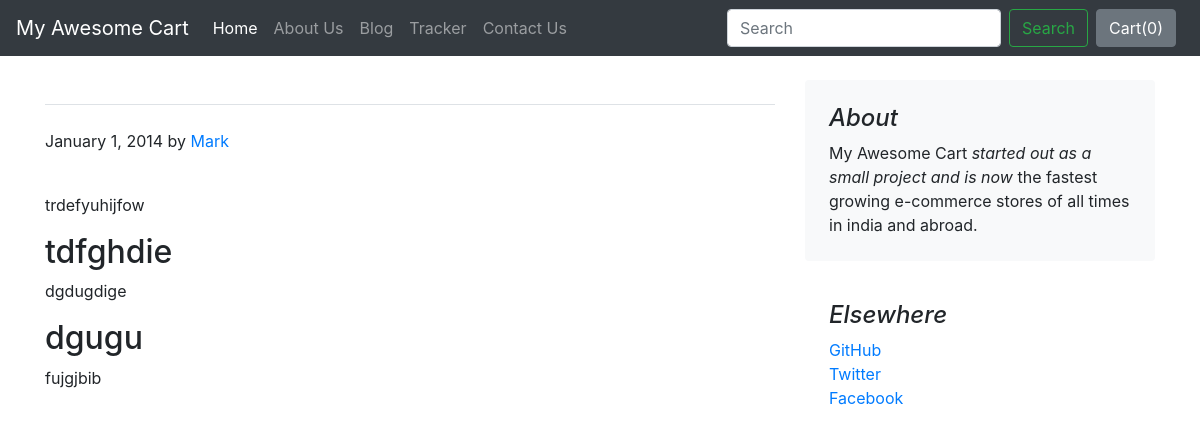
/posts/blogpost/1, run on the app's committed database.
### posts/models.py (models this page shows)
class Blogpost(models.Model):
    post_id = models.AutoField(primary_key= True)
    tilte = models.CharField(max_length=50)
    head0 = models.CharField(max_length=500, default="")
    chead0 = models.CharField(max_length=5000, default="")
    head1 = models.CharField(max_length=500, default="")
    chead1 = models.CharField(max_length=5000, default="")
    head2 = models.CharField(max_length=500, default="")
    chead2 = models.CharField(max_length=5000, default="")
    pub_date = models.DateField()
    thumbnail = models.ImageField(upload_to='shop/images', default="")
    def __str__(self):
        return self.tilte

### posts/views.py (the view)
# urls.py: path("blogpost/<int:id>", views.blogpost,name="blogPost"),
def blogpost(request,id):
    post = Blogpost.objects.filter(post_id = id)[0]
    print(post)
    return render(request,"posts/blogpost.html",{'post':post})

### posts/templates/posts/blogpost.html (shortened to what this page needs)
{% extends 'posts/basic.html' %}
{% block body %}
<div class="container">
    <div class="row mt-4">
        <div class="col-md-8 blog-main">
            <h3 class="pb-4 mb-4 font-italic border-bottom">
            </h3>
            <div class="blog-post">
                <p class="blog-post-meta">January 1, 2014 by <a href="#">Mark</a></p>
                <div class="fb-like" data-href="http://127.0.0.1:8000/posts/blogpost/{{post.post_id}}" data-layout="standard" data-action="like" data-size="large" data-show-faces="false" data-share="true"></div><br>
                <p>{{post.chead0}}</p>
                <h2>{{post.head1}}</h2>
                <p>{{post.chead1}}</p>
                <h2>{{post.head2}}</h2>
                <p>{{post.chead2}}</p>
            </div>
        </div>
        <aside class="col-md-4 blog-sidebar">
            <div class="p-4 mb-3 bg-light rounded">
                <h4 class="font-italic">About</h4>
                <p class="mb-0">My Awesome Cart <em>started out as a small project and is now</em> the fastest growing e-commerce stores of all times in india and abroad.</p>
            </div>
            <div class="p-4">
                <h4 class="font-italic">Elsewhere</h4>
                <ol class="list-unstyled">
                    <li><a href="#">GitHub</a></li>
                    <li><a href="#">Twitter</a></li>
                    <li><a href="#">Facebook</a></li>
                </ol>
            </div>
        </aside>
    </div>
</div>
{% endblock %}

### data on the page
Blogpost: chead0 "trdefyuhijfow", head1 "tdfghdie", chead1 "dgdugdige", head2 "dgugu", chead2 "fujgjbib"
